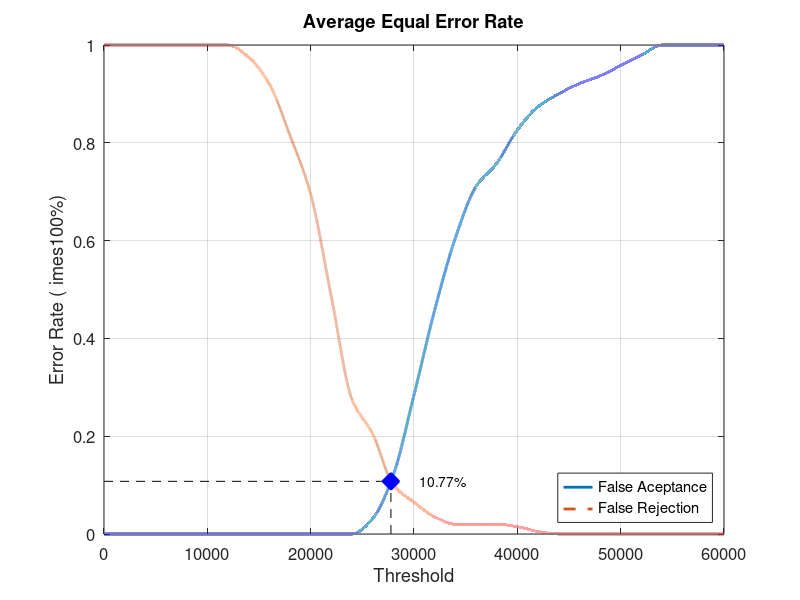
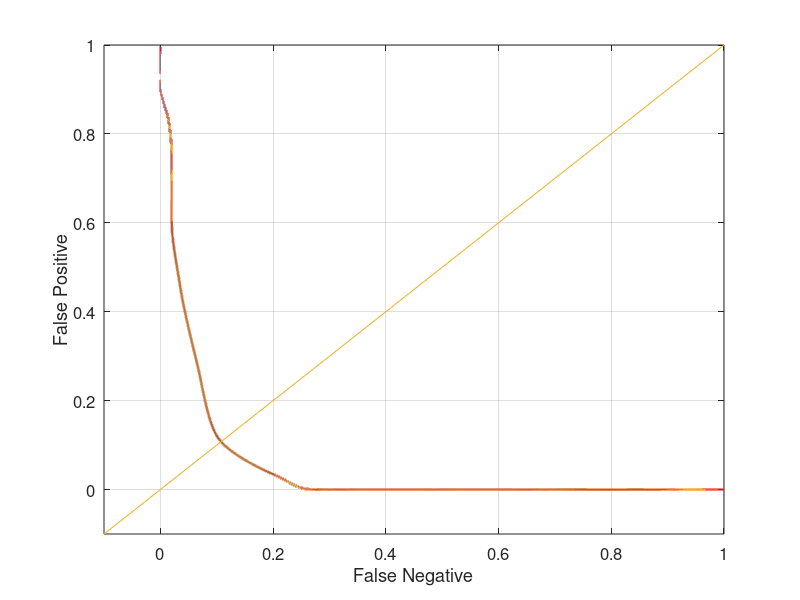

Recreate these plots in MATLAB, in order.
close all;
clear;
clc;
x = 0:2000:60000;
xq = 0:0.5:60000;

y0 = [0 0 0 0 0 0 0 0 0 0 0 0 0 0.0315789 0.121053 0.284211 0.457895 0.605263 0.710526 0.757895 0.826316 0.873684 0.9 0.921053 0.936842 0.957895 0.978947 1 1 1 1]
yy0 = interp1(x, y0, xq, 'pchip');
y1 = [1 1 1 1 1 1 1 0.975 0.92 0.815 0.695 0.485 0.275 0.205 0.1 0.065 0.035 0.02 0.02 0.02 0.015 0.005 0 0 0 0 0 0 0 0 0]
yy1 = interp1(x, y1, xq, 'pchip');

% Calculating EER: 
y2 = abs(y0 - y1);
find(y2 == min(y2))
yy2 = abs(yy0 - yy1);
xEER = find(yy2 == min(yy2));
xEERIndex = xq(xEER) % X-axis EER
yEER = yy0(xEER) % Y-axis EER

main = figure
plot(xq, yy0,'-','LineWidth', 2);	hold on
plot(xq, yy1,'--','LineWidth', 2);	hold on
plot([xEERIndex xEERIndex], [0 yEER], 'k--');	hold on
plot([0 xEERIndex], [yEER yEER], 'k--');	hold on
plot(xEERIndex, yEER, 'bx', 'LineWidth', 10);	hold on
text(xEERIndex + 10 * xEERIndex / 100, yEER, [num2str(round((10000 * yEER)) / 100) '%'])
legend('False Aceptance', 'False Rejection', 'Location', 'SouthEast')
xlabel('Threshold')
ylabel('Error Rate (	imes100%)')
title('Average Equal Error Rate')
set(gca, 'FontSize', 12)
axis([0 60000 0 1])
grid on

print(main, 'Database4_1Main', '-dpng');
FNRxFPR = figure('Color', [1 1 1]);
plot(yy1, yy0, '-', yy1, yy0, 'LineWidth', 2);
hold on
y = -0.1:0.1:1
plot(y, y); 
set(gca, 'FontSize', 12)
xlabel('False Negative')
ylabel('False Positive')
axis([-0.1 1 -0.1 1])
set(gca, 'FontSize', 12)
grid on

print(FNRxFPR, 'Database4_1FNRxFPR','-dpng');
